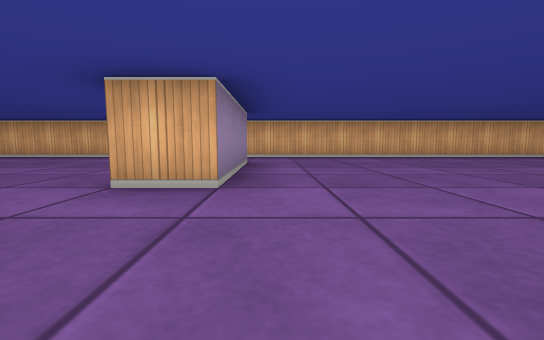
View 1 (above)

13 first-person views from a walk through a cub3D level. The camera is about half as high as the walls, tilts 6° down and sees 90° across. The floor is counted in squares. Each view is taken from the middle of a square. On the plan, view 1 faces up. The plan holds only what a view shows up to about 9 squares ahead; the rest is blank.

View 2
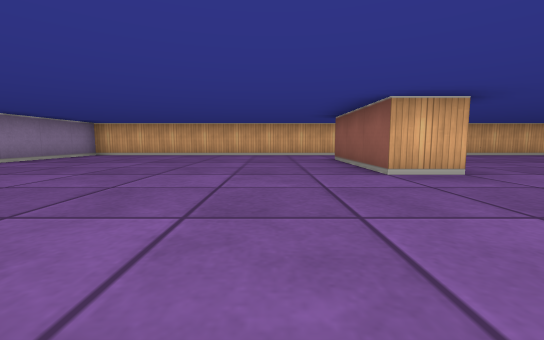

View 3
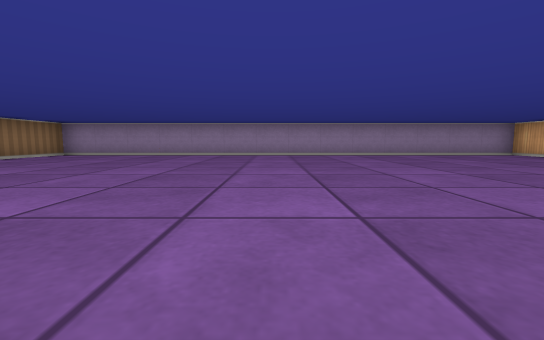

View 4
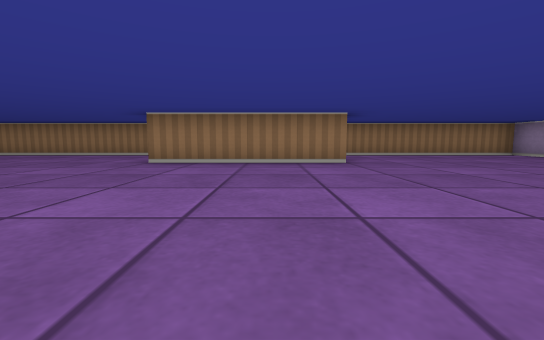

View 5
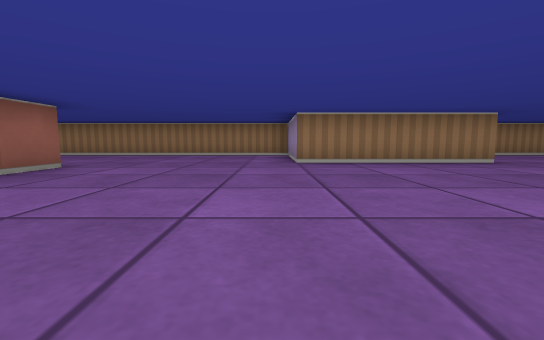

View 6
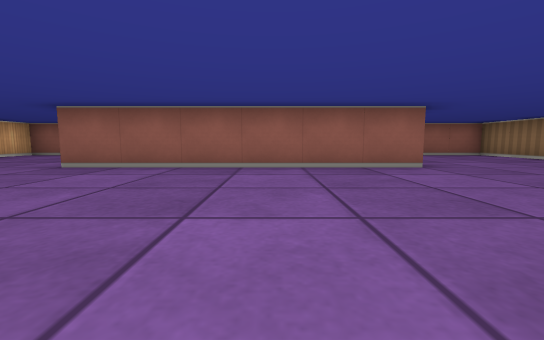

View 7
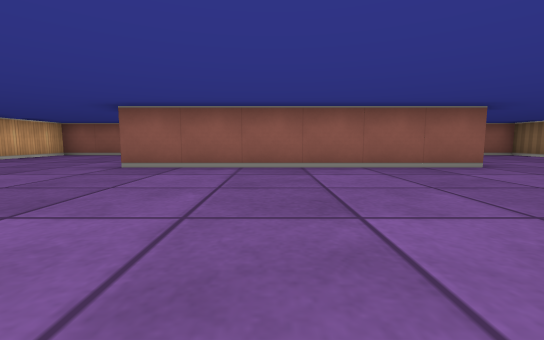

View 8
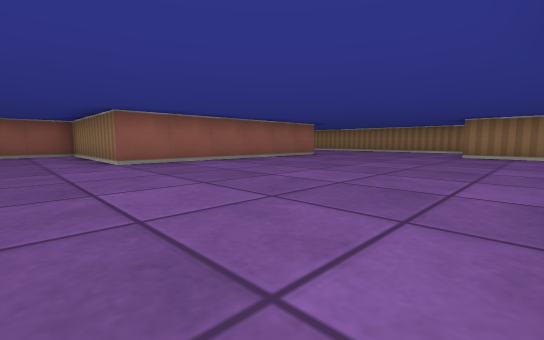

View 9
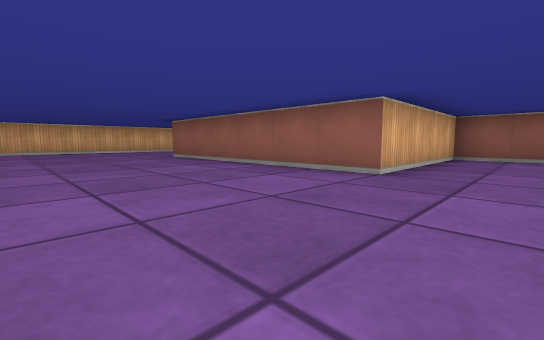

View 10
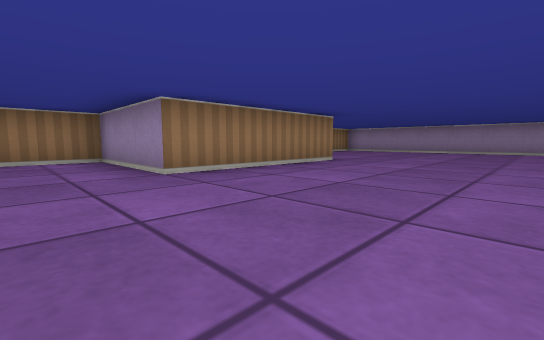

View 11
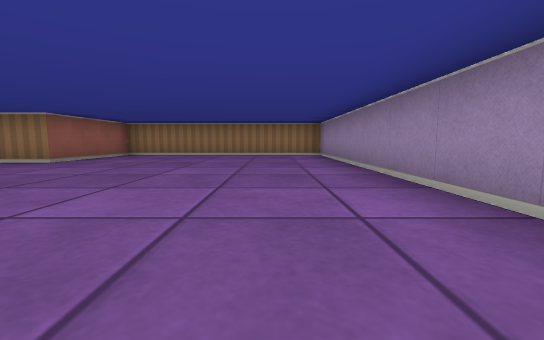

View 12
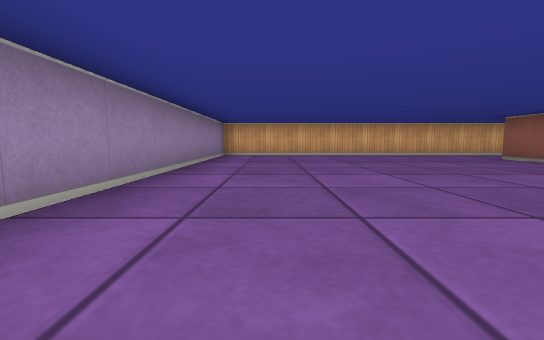

View 13
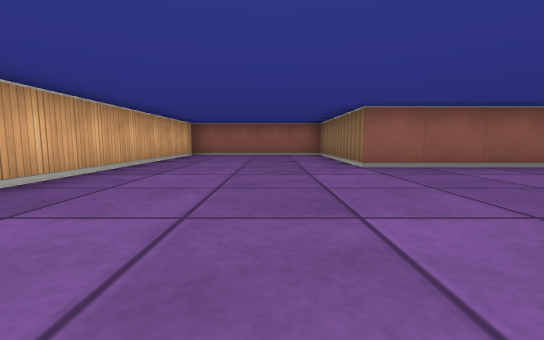

### Floor plan
Points are (right, up) in squares from view 1. A wall is a line through its corners. A room is listed if a view was taken in it or the views show most of it. See-through windows are left out.
Room 1 (views 1, 2, 3, 4, 5, 6, 7, 8, 9, 10, 11, 12, 13)
walls: (-0.5, 5.5) (-0.5, 2.5) (-1.5, 2.5) (-1.5, 5.5); (1.5, -3.5) (1.5, -6.5) (9.5, -6.5) (9.5, -2.5) (5.5, -2.5) (5.5, 3.5) (9.5, 3.5) (9.5, 7.5) (-8.5, 7.5) (-8.5, -6.5) (-2.5, -6.5) (-2.5, -3.5) (1.5, -3.5)

Positions as (right, up) in squares from view 1, and headings:
1: (0, 0), facing up
2: (-3, -1), facing up
3: (0, 0), facing left
4: (-1, 2), facing down
5: (2, 2), facing down
6: (1, 0), facing right
7: (1, 1), facing right
8: (0, 5), facing down-right
9: (2, -4), facing up-right
10: (3, 0), facing down-left
11: (-7, 2), facing down
12: (-7, -1), facing up
13: (1, 5), facing right
